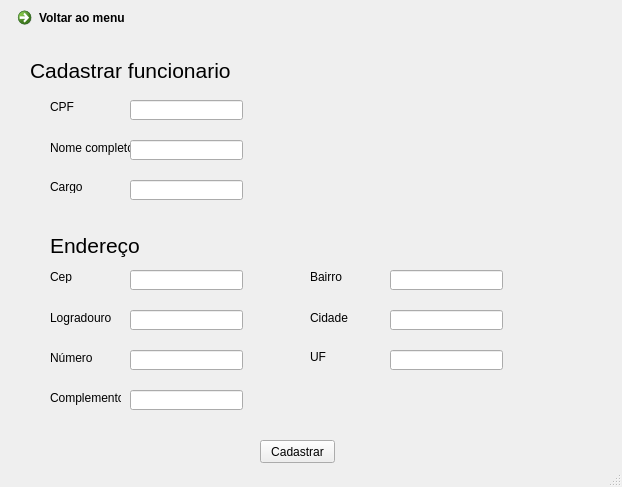
<?xml version="1.0" encoding="UTF-8"?>
<ui version="4.0">
 <class>MainWindow</class>
 <widget class="QMainWindow" name="MainWindow">
  <property name="geometry">
   <rect>
    <x>0</x>
    <y>0</y>
    <width>622</width>
    <height>487</height>
   </rect>
  </property>
  <property name="windowTitle">
   <string>Biblioteca</string>
  </property>
  <widget class="QWidget" name="centralwidget">
   <widget class="QLabel" name="label">
    <property name="geometry">
     <rect>
      <x>50</x>
      <y>100</y>
      <width>47</width>
      <height>13</height>
     </rect>
    </property>
    <property name="text">
     <string>CPF</string>
    </property>
   </widget>
   <widget class="QPushButton" name="pushButton">
    <property name="geometry">
     <rect>
      <x>260</x>
      <y>440</y>
      <width>75</width>
      <height>23</height>
     </rect>
    </property>
    <property name="text">
     <string>Cadastrar</string>
    </property>
   </widget>
   <widget class="QLineEdit" name="lineEdit">
    <property name="geometry">
     <rect>
      <x>130</x>
      <y>100</y>
      <width>113</width>
      <height>20</height>
     </rect>
    </property>
   </widget>
   <widget class="QLabel" name="label_2">
    <property name="geometry">
     <rect>
      <x>50</x>
      <y>140</y>
      <width>81</width>
      <height>16</height>
     </rect>
    </property>
    <property name="text">
     <string>Nome completo</string>
    </property>
   </widget>
   <widget class="QLineEdit" name="lineEdit_2">
    <property name="geometry">
     <rect>
      <x>130</x>
      <y>140</y>
      <width>113</width>
      <height>20</height>
     </rect>
    </property>
   </widget>
   <widget class="QLineEdit" name="lineEdit_3">
    <property name="geometry">
     <rect>
      <x>130</x>
      <y>180</y>
      <width>113</width>
      <height>20</height>
     </rect>
    </property>
   </widget>
   <widget class="QLineEdit" name="lineEdit_4">
    <property name="geometry">
     <rect>
      <x>130</x>
      <y>270</y>
      <width>113</width>
      <height>20</height>
     </rect>
    </property>
   </widget>
   <widget class="QLineEdit" name="lineEdit_5">
    <property name="geometry">
     <rect>
      <x>130</x>
      <y>390</y>
      <width>113</width>
      <height>20</height>
     </rect>
    </property>
   </widget>
   <widget class="QLabel" name="label_3">
    <property name="geometry">
     <rect>
      <x>50</x>
      <y>180</y>
      <width>47</width>
      <height>13</height>
     </rect>
    </property>
    <property name="text">
     <string>Cargo</string>
    </property>
   </widget>
   <widget class="QLabel" name="label_4">
    <property name="geometry">
     <rect>
      <x>50</x>
      <y>270</y>
      <width>47</width>
      <height>13</height>
     </rect>
    </property>
    <property name="text">
     <string>Cep</string>
    </property>
   </widget>
   <widget class="QLabel" name="label_5">
    <property name="geometry">
     <rect>
      <x>50</x>
      <y>390</y>
      <width>71</width>
      <height>16</height>
     </rect>
    </property>
    <property name="text">
     <string>Complemento</string>
    </property>
   </widget>
   <widget class="QLabel" name="label_6">
    <property name="geometry">
     <rect>
      <x>50</x>
      <y>310</y>
      <width>61</width>
      <height>16</height>
     </rect>
    </property>
    <property name="text">
     <string>Logradouro</string>
    </property>
   </widget>
   <widget class="QLineEdit" name="lineEdit_6">
    <property name="geometry">
     <rect>
      <x>130</x>
      <y>310</y>
      <width>113</width>
      <height>20</height>
     </rect>
    </property>
   </widget>
   <widget class="QLineEdit" name="lineEdit_7">
    <property name="geometry">
     <rect>
      <x>390</x>
      <y>270</y>
      <width>113</width>
      <height>20</height>
     </rect>
    </property>
   </widget>
   <widget class="QLabel" name="label_7">
    <property name="geometry">
     <rect>
      <x>310</x>
      <y>270</y>
      <width>47</width>
      <height>13</height>
     </rect>
    </property>
    <property name="text">
     <string>Bairro</string>
    </property>
   </widget>
   <widget class="QLineEdit" name="lineEdit_8">
    <property name="geometry">
     <rect>
      <x>390</x>
      <y>310</y>
      <width>113</width>
      <height>20</height>
     </rect>
    </property>
   </widget>
   <widget class="QLabel" name="label_8">
    <property name="geometry">
     <rect>
      <x>310</x>
      <y>310</y>
      <width>71</width>
      <height>16</height>
     </rect>
    </property>
    <property name="text">
     <string>Cidade</string>
    </property>
   </widget>
   <widget class="QLineEdit" name="lineEdit_9">
    <property name="geometry">
     <rect>
      <x>390</x>
      <y>350</y>
      <width>113</width>
      <height>20</height>
     </rect>
    </property>
   </widget>
   <widget class="QLabel" name="label_9">
    <property name="geometry">
     <rect>
      <x>310</x>
      <y>350</y>
      <width>47</width>
      <height>13</height>
     </rect>
    </property>
    <property name="text">
     <string>UF</string>
    </property>
   </widget>
   <widget class="QLineEdit" name="lineEdit_10">
    <property name="geometry">
     <rect>
      <x>130</x>
      <y>350</y>
      <width>113</width>
      <height>20</height>
     </rect>
    </property>
   </widget>
   <widget class="QLabel" name="label_10">
    <property name="geometry">
     <rect>
      <x>50</x>
      <y>350</y>
      <width>61</width>
      <height>16</height>
     </rect>
    </property>
    <property name="text">
     <string>Número</string>
    </property>
   </widget>
   <widget class="QCommandLinkButton" name="commandLinkButton_2">
    <property name="geometry">
     <rect>
      <x>10</x>
      <y>0</y>
      <width>185</width>
      <height>41</height>
     </rect>
    </property>
    <property name="text">
     <string>Voltar ao menu</string>
    </property>
    <property name="icon">
     <iconset>
      <normaloff>../seta.png</normaloff>../seta.png</iconset>
    </property>
   </widget>
   <widget class="QLabel" name="label_14">
    <property name="geometry">
     <rect>
      <x>30</x>
      <y>60</y>
      <width>321</width>
      <height>21</height>
     </rect>
    </property>
    <property name="font">
     <font>
      <pointsize>16</pointsize>
     </font>
    </property>
    <property name="text">
     <string>Cadastrar funcionario</string>
    </property>
   </widget>
   <widget class="QLabel" name="label_15">
    <property name="geometry">
     <rect>
      <x>50</x>
      <y>230</y>
      <width>131</width>
      <height>31</height>
     </rect>
    </property>
    <property name="font">
     <font>
      <pointsize>16</pointsize>
     </font>
    </property>
    <property name="text">
     <string>Endereço</string>
    </property>
   </widget>
  </widget>
  <widget class="QStatusBar" name="statusbar"/>
 </widget>
 <resources/>
 <connections/>
</ui>
